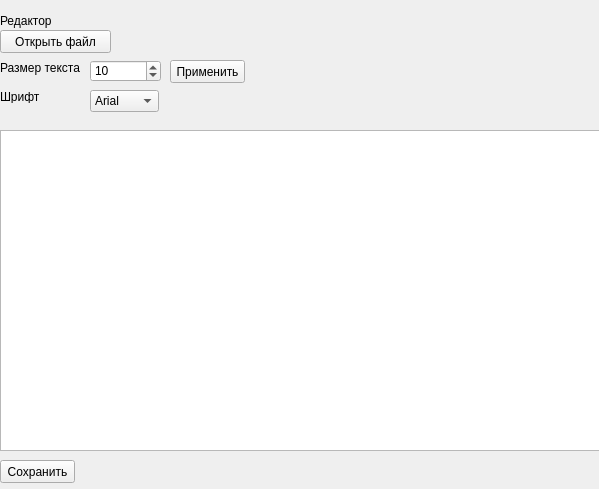
<?xml version="1.0" encoding="UTF-8"?>
<ui version="4.0">
 <class>MainWindow</class>
 <widget class="QMainWindow" name="MainWindow">
  <property name="geometry">
   <rect>
    <x>0</x>
    <y>0</y>
    <width>599</width>
    <height>489</height>
   </rect>
  </property>
  <property name="windowTitle">
   <string>MainWindow</string>
  </property>
  <widget class="QWidget" name="centralwidget">
   <widget class="QLabel" name="label">
    <property name="geometry">
     <rect>
      <x>0</x>
      <y>0</y>
      <width>91</width>
      <height>41</height>
     </rect>
    </property>
    <property name="text">
     <string>Редактор</string>
    </property>
   </widget>
   <widget class="QPushButton" name="openButton">
    <property name="geometry">
     <rect>
      <x>0</x>
      <y>30</y>
      <width>111</width>
      <height>23</height>
     </rect>
    </property>
    <property name="text">
     <string>Открыть файл</string>
    </property>
   </widget>
   <widget class="QSpinBox" name="size">
    <property name="geometry">
     <rect>
      <x>90</x>
      <y>60</y>
      <width>71</width>
      <height>22</height>
     </rect>
    </property>
    <property name="minimum">
     <number>1</number>
    </property>
    <property name="maximum">
     <number>40</number>
    </property>
    <property name="value">
     <number>10</number>
    </property>
   </widget>
   <widget class="QLabel" name="label_2">
    <property name="geometry">
     <rect>
      <x>0</x>
      <y>60</y>
      <width>81</width>
      <height>16</height>
     </rect>
    </property>
    <property name="text">
     <string>Размер текста</string>
    </property>
   </widget>
   <widget class="QTextEdit" name="textEdit">
    <property name="geometry">
     <rect>
      <x>0</x>
      <y>130</y>
      <width>601</width>
      <height>321</height>
     </rect>
    </property>
   </widget>
   <widget class="QPushButton" name="saveButton">
    <property name="geometry">
     <rect>
      <x>0</x>
      <y>460</y>
      <width>75</width>
      <height>23</height>
     </rect>
    </property>
    <property name="text">
     <string>Сохранить</string>
    </property>
   </widget>
   <widget class="QPushButton" name="setButton">
    <property name="geometry">
     <rect>
      <x>170</x>
      <y>60</y>
      <width>75</width>
      <height>23</height>
     </rect>
    </property>
    <property name="text">
     <string>Применить</string>
    </property>
   </widget>
   <widget class="QLabel" name="label_3">
    <property name="geometry">
     <rect>
      <x>0</x>
      <y>90</y>
      <width>47</width>
      <height>13</height>
     </rect>
    </property>
    <property name="text">
     <string>Шрифт</string>
    </property>
   </widget>
   <widget class="QComboBox" name="comboBox">
    <property name="geometry">
     <rect>
      <x>90</x>
      <y>90</y>
      <width>69</width>
      <height>22</height>
     </rect>
    </property>
    <item>
     <property name="text">
      <string>Arial</string>
     </property>
    </item>
    <item>
     <property name="text">
      <string>Times New Roman</string>
     </property>
    </item>
    <item>
     <property name="text">
      <string>Calibri</string>
     </property>
    </item>
   </widget>
  </widget>
 </widget>
 <resources/>
 <connections/>
</ui>
